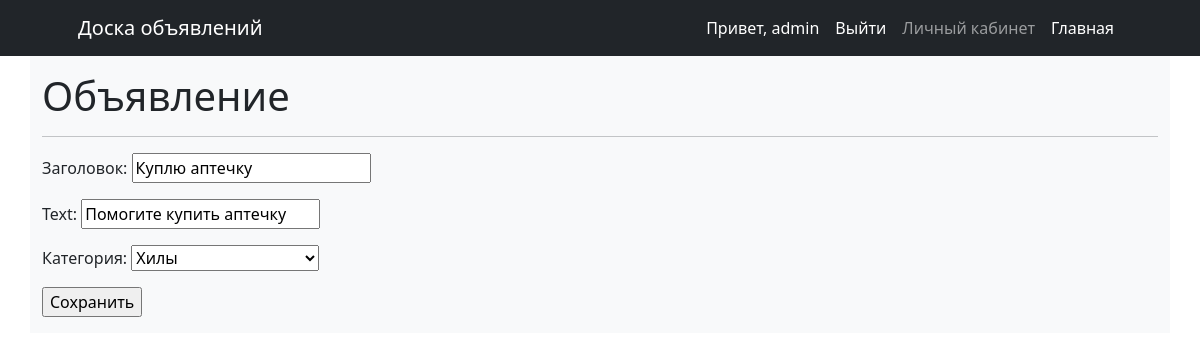
The page /announcements/2/update/ (signed in) on the database its author committed.
### accounts/models.py (models this page shows)
class CustomUser(AbstractUser):
    email = models.EmailField(
                        verbose_name='email',
                        max_length=255,
                        unique=True,
                    )
    username = models.CharField(unique=True, max_length=50)
    def __str__(self):
        return self.username

### adds/models.py (models this page shows, shortened)
class Advertisement(models.Model):
    title = models.CharField("Заголовок", max_length=100, blank=False)
    text = RichTextUploadingField("Текст")
    category = models.CharField("Категория", max_length=2, choices=CATEGORY)
    date_publication = models.DateTimeField("Дата публикации", default=datetime.now, blank=True)
    author = models.ForeignKey(CustomUser, on_delete=models.CASCADE, related_name='author')

### adds/views.py (the view)
# urls.py: path('<int:pk>/update/', AddsUpdate.as_view(), name='adds_update'),
class AddsUpdate(LoginRequiredMixin, UpdateView):
    form_class = AddsForm
    model = Advertisement
    template_name = 'adds_create.html'
    success_url = reverse_lazy('account')

### adds/forms.py
class AddsForm(forms.ModelForm):
    text = forms.CharField(widget=CKEditorUploadingWidget())
    class Meta:
        model = Advertisement
        fields = ['title', 'text', 'category']

### templates/adds_create.html (shortened to what this page needs)
{% extends "base.html" %}
{% load static %}
{% block content %}
<div class="container bg-light py-3" >
    <h1>Объявление</h1>
    <hr>
    <form action="" method="post">
        {{ form.as_p }}
        <input type="submit" value="Сохранить" />
    </form>
</div>
{% endblock content %}

### templates/base.html (shortened to what this page needs)
<!DOCTYPE html>
{% load static %}
<html lang="en">
    <head>
        <link href="https://cdn.jsdelivr.net/npm/bootstrap-icons@1.4.1/font/bootstrap-icons.css" rel="stylesheet" />
        <link href="{% static 'css/styles.css' %}" rel="stylesheet" />
    </head>
    <body>
        <nav class="navbar navbar-expand-lg navbar-dark bg-dark">
            <div class="container px-lg-5">
                <a class="navbar-brand" href="#!">Доска объявлений</a>
                <div class="collapse navbar-collapse" id="navbarSupportedContent">
                    <ul class="navbar-nav ms-auto mb-2 mb-lg-0">
                        {% if user.is_authenticated %}
                            <li class="nav-link active" aria-current="page" style="color:white;">Привет, {{ request.user }}</li>
                            <li class="nav-item"><a class="nav-link active" aria-current="page" href="{% url 'logout' %}">Выйти</a></li>
                            <li class="nav-item"><a class="nav-link" href="{% url 'account' %}">Личный кабинет</a></li>
                        {% else %}
                            <li class="nav-item"><a class="nav-link active" aria-current="page" href="{% url 'login' %}">Войти</a></li>
                            <li class="nav-item"><a class="nav-link active" aria-current="page" href="{% url 'signup' %}">Регистрация</a></li>
                        {% endif %}
                        <li class="nav-item"><a class="nav-link active" aria-current="page" href="{% url 'home' %}">Главная</a></li>
                    </ul>
                </div>
            </div>
        </nav>
        {% block content %}
        {% endblock content %}
    </body>
</html>

### rows shown on the page
CustomUser: user "admin"
Advertisement: title "Куплю аптечку", text "Помогите купить аптечку", category "Хилы"
